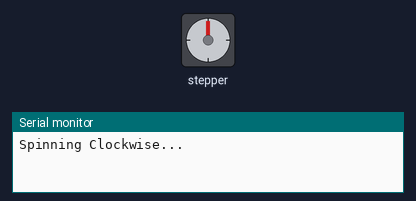
A sketch run on a simulated Arduino Uno, built with avr-gcc and run on an emulated ATmega328P. On the bench: stepper motor, the last lines printed to the serial monitor. Wiring (inferred from the names in the program): stepper motor driver (5000 steps per turn assumed): step pin 6; direction pin 9.

Above: at 0.05 s.
At 1.0 s:
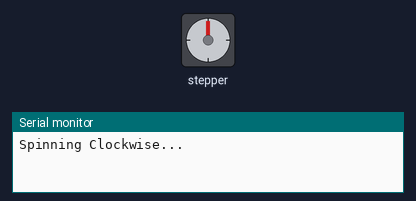
At 2.05 s:
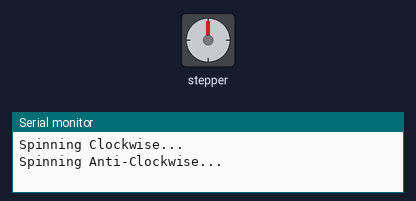
At 4.05 s:
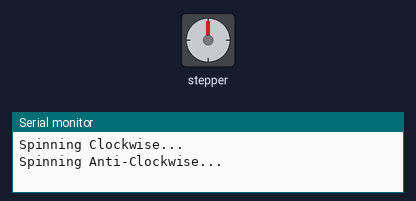
Timing chart, 0 to 5.3 s (numbered marks = the images above):
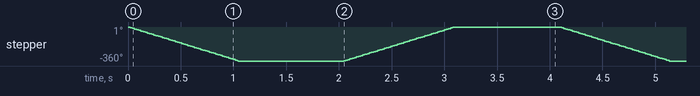

Measured:
- by itself, stepper: turns 360° counter-clockwise in 1.0 s, then 360° clockwise in 1.0 s, repeating every 4.1 s

The sketch:

Stepper_motor.ino
```cpp
const int DIR = 9;
const int STEP = 6;
const int steps_per_rev = 5000;
int a = 100;

void setup() {
  Serial.begin(115200);
  pinMode(STEP, OUTPUT);
  pinMode(DIR, OUTPUT);
}

void loop() {
  // Clockwise rotation
  digitalWrite(DIR, LOW); // Set direction to LOW for clockwise
  Serial.println("Spinning Clockwise...");

  for (int i = 0; i <steps_per_rev ; i++) {
    digitalWrite(STEP, HIGH);
    delayMicroseconds(a);
    digitalWrite(STEP, LOW);
    delayMicroseconds(a);
  }
  delay(1000);

  // Counterclockwise rotation
  digitalWrite(DIR, HIGH); // Set direction to HIGH for counterclockwise
  Serial.println("Spinning Anti-Clockwise...");

  for (int i = 0; i < steps_per_rev; i++) {
    digitalWrite(STEP, HIGH);
    delayMicroseconds(a);
    digitalWrite(STEP, LOW);
    delayMicroseconds(a);
  }
  delay(1000);
}
```
